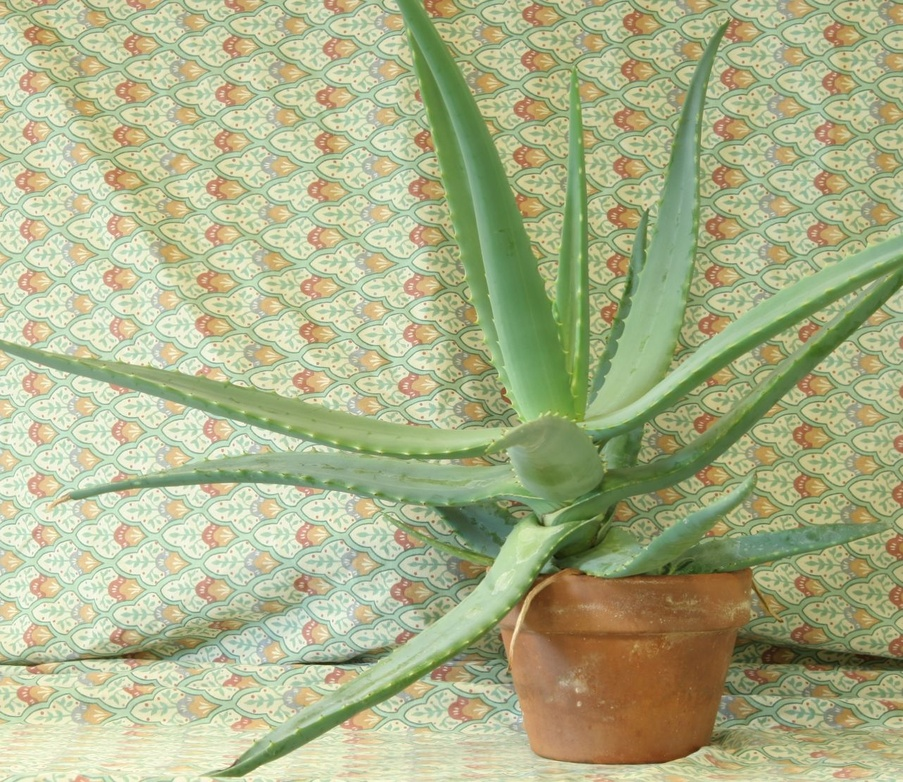
//> input picture OpenCV_Edge/samples/data/aloeL.jpg, 903 x 782 px, shrunk from 1282 x 1110 before the run
$ ./main   (built with g++ and OpenCV 4)
//> lines starting //> are read from the running program, lines starting //| are printed output that depends on the picture
//
//  main.cpp
//  OpenCV_Blending
//
//  Created by Isaac Wiebe on 2021-05-01.
//

#include <iostream>
#include <opencv2/core.hpp>
#include <opencv2/imgproc.hpp>
#include <opencv2/highgui.hpp>

// docs.opencv.org/4.5.2/d5/dc4/tutorial_adding_images.html tutorial

// These images must be the exact same dimensions for this to work


using namespace cv;


String getTruePath(String path)
{
    std::string base_path = "samples/data/";
    return base_path + path;
}


int main(int argc, const char * argv[])
{
    try {

        // Image setup

        String path = getTruePath("aloeL.jpg");
        Mat img1 = imread(path);
//> img1 is the input picture: 782 rows x 903 cols, CV_8UC3; mean B, G, R 136.7, 177.2, 171.2

        path = getTruePath("aloeR.jpg");
        Mat img2 = imread(path);
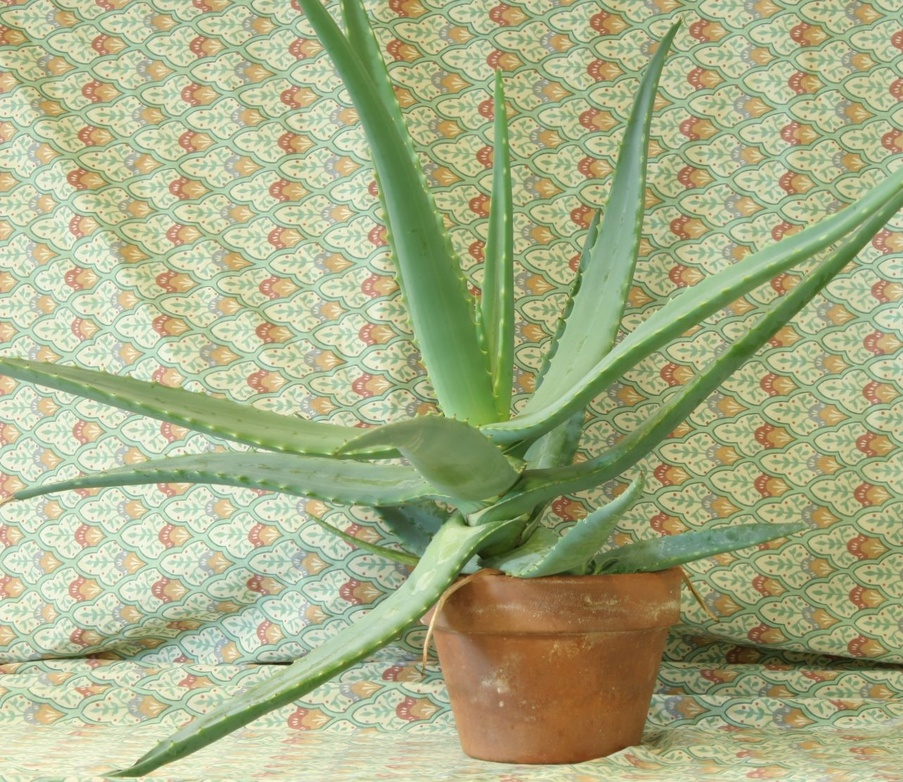
//> input picture OpenCV_Matrices/samples/data/aloeR.jpg, 903 x 782 px, shrunk from 1282 x 1110 before the run
//> img2 is the input picture: 782 rows x 903 cols, CV_8UC3; mean B, G, R 134.2, 174.2, 168

        float alpha = 0.5;
        float beta = 1-alpha;

        Mat combined;

        addWeighted(img1, alpha, img2, beta, 0.0, combined);
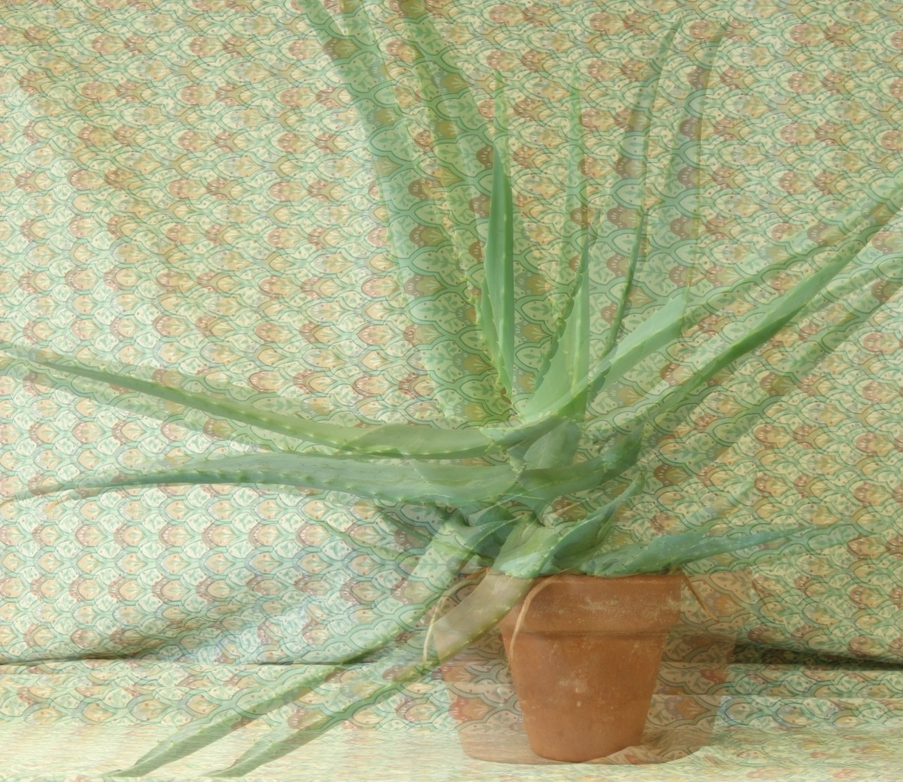
//> combined: 782 rows x 903 cols, CV_8UC3; mean B, G, R 135.4, 175.7, 169.6

        imshow("Combined imgs", combined);

        waitKey();


        return 0;
//> (the program exits here)
